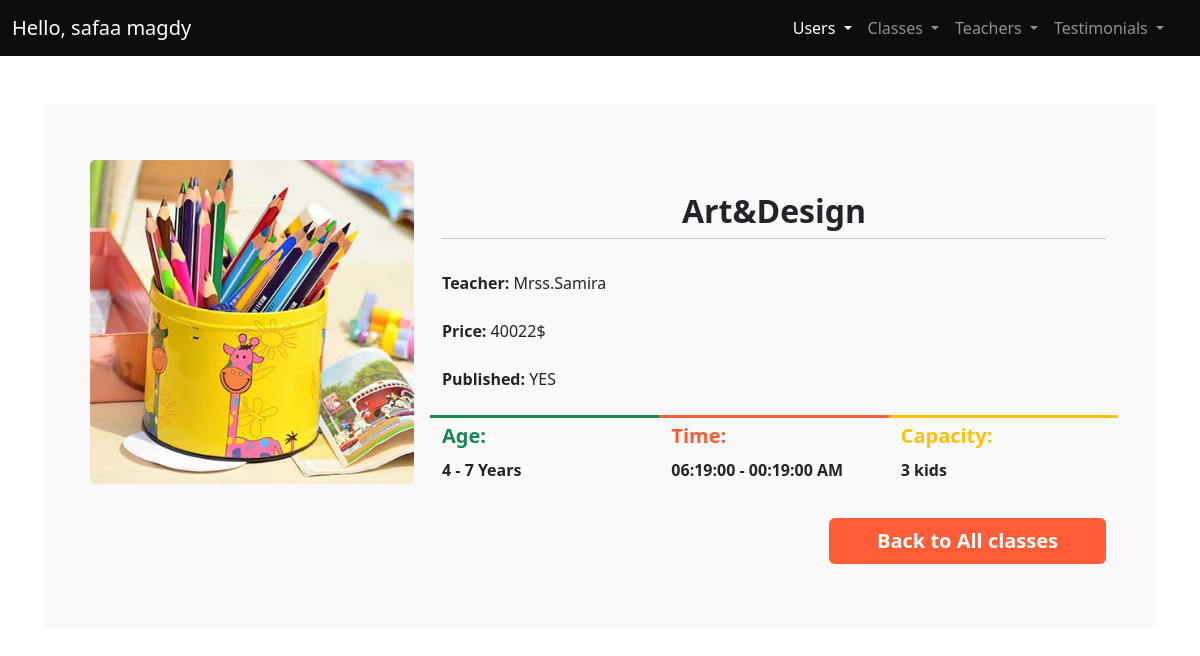
The app's page /admin/class_details.php?id=9 (signed in) with its own data.
### tables this page shows
CREATE TABLE `classes` (
  `id` int(11) NOT NULL,
  `className` varchar(50) NOT NULL,
  `teacher_id` int(11) NOT NULL,
  `price` double NOT NULL,
  `capacity` int(11) NOT NULL,
  `ageFrom` int(2) NOT NULL,
  `ageTo` int(2) NOT NULL,
  `timeFrom` time NOT NULL,
  `timeTo` time NOT NULL,
  `published` tinyint(1) NOT NULL,
  `image` varchar(100) NOT NULL,
  `regDate` timestamp NOT NULL DEFAULT current_timestamp()
);

CREATE TABLE `teachers` (
  `id` int(11) NOT NULL,
  `fullName` varchar(50) NOT NULL,
  `jopTitle` varchar(50) NOT NULL,
  `published` tinyint(1) NOT NULL,
  `image` varchar(100) NOT NULL,
  `facebook` varchar(50) DEFAULT NULL,
  `twitter` varchar(50) DEFAULT NULL,
  `linkedin` varchar(50) DEFAULT NULL,
  `regDate` timestamp NOT NULL DEFAULT current_timestamp()
);

### admin/class_details.php (the view, shortened to what this page needs)
<?php
require_once "includes/conn.php";
if($_SERVER['REQUEST_METHOD'] == 'GET') {
  try{
    $id=$_GET['id'];
    $sql = "SELECT classes.* ,teachers.fullName FROM `classes` INNER JOIN `teachers`ON teachers.id=classes.teacher_id WHERE classes.id=?";
    $stmt = $conn->prepare($sql);
    $stmt->execute([$id]);
    $classe= $stmt->fetch();
  }catch(PDOException $e){
      $error="error".$e->getMessage();
  }
}
?>
<!DOCTYPE html>
<html lang="en">
  <head>
    <link rel="stylesheet" href="css/main.min.css" />
    <link rel="stylesheet" href="css/styles.css" />
  </head>
  <body>
    <main>
    <?php require_once "includes/navbar.php"; ?>
      <div class="container my-5">
        <div class="bg-light p-5 rounded">
          <div class="card bg-light border-0">
            <div class="row justify-content-center">
              <div class="col-lg-4 col-md-6 col-10">
                <img src="../images/<?php echo $classe['image'] ?>" alt="" class="card-img" />
              </div>
              <div class="col-lg-8 col-md-6 col-12 card-body">
                <div class="mb-4 text-center py-2">
                  <h2 class="fw-semibold bg-light card-header"><?php echo $classe['className'] ?></h2>
                </div>
                <div class="mb-4">
                  <p class="card-text">
                    <span class="fw-bold">Teacher:</span> <?php echo $classe['fullName'] ?>
                  </p>
                </div>
                <div class="mb-4">
                  <p class="card-text">
                    <span class="fw-bold">Price:</span> <?php echo $classe['price'] ?>$
                  </p>
                </div>
                <div class="mb-4">
                  <p class="card-text">
                    <span class="fw-bold">Published:</span> <?php echo ($classe['published']==1)?"YES":"NO" ?>
                  </p>
                </div>
                <div class="row">
                  <div class="col-md-4" style="border-top: 3px solid #198754">
                    <p class="text-success fs-5 fw-bold lh-1 pt-2">Age:</p>
                    <p class="lh-1 fw-bold"><?php echo $classe['ageFrom'] ?> - <?php echo $classe['ageTo'] ?> Years</p>
                  </div>
                  <div class="col-md-4" style="border-top: 3px solid #fe5d37">
                    <p class="text-primary fs-5 fw-bold lh-1 pt-2">Time:</p>
                    <p class="lh-1 fw-bold"><?php echo $classe['timeFrom'] ?> - <?php echo $classe['timeTo'] ?> AM</p>
                  </div>
                  <div class="col-md-4" style="border-top: 3px solid #ffc107">
                    <p class="text-warning fs-5 fw-bold lh-1 pt-2">Capacity:</p>
                    <p class="lh-1 fw-bold"><?php echo $classe['capacity'] ?> kids</p>
                  </div>
                </div>
                <div class="text-md-end">
                  <a href="classes.php"
                    class="btn mt-4 btn-primary text-white fs-5 fw-bold border-0 py-2 px-md-5"
                  >
                    Back to All classes
                </a>
                </div>
              </div>
            </div>
          </div>
        </div>
      </div>
    </main>
  </body>
</html>

### records on screen
classes: image (picture), className "Art&Design", teacher.fullName "Mrss.Samira", price "40022", ageFrom "4", ageTo "7", timeFrom "06:19:00", timeTo "00:19:00", capacity "3"

### other values on screen
$name "safaa magdy"
